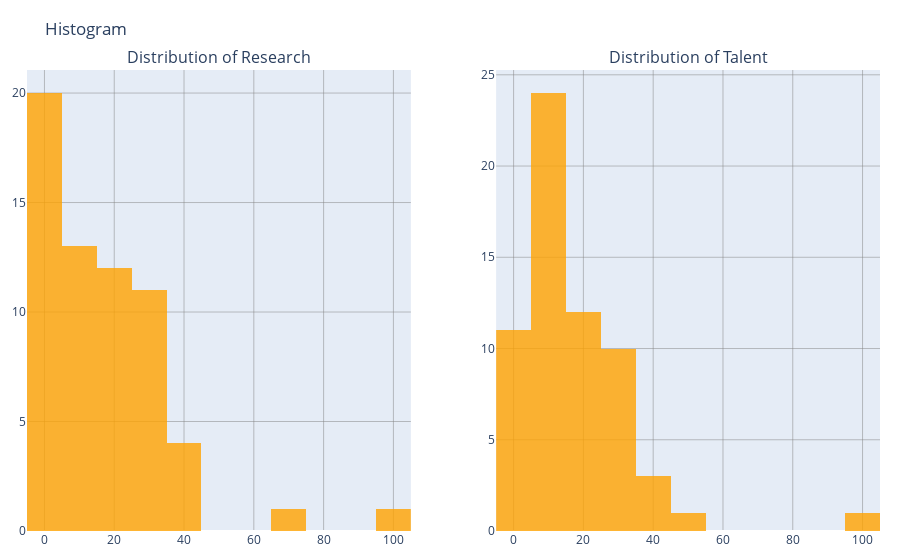

Notebook code cell kept with this figure:
### Code cell
# HISTOGRAM SYNTAX IN PLOTLY

columns = ['Research', 'Talent']

# Create figure with subplots and titles
fig = make_subplots(rows=1, cols=2, subplot_titles=[f'Distribution of {col}' for col in columns])

# Add histogram and KDE traces for each column
for i, col in enumerate(columns):
    fig.add_trace(
        go.Histogram(
            x=df[col],
            nbinsx=20,  # Specify number of bins
            marker_color="#ffa300",
            marker_line_color= '#4a4a4a',
            opacity=0.8,
            name='Histogram'
        ),
        row=1, col=i+1
    )

# Set overall title and axes labels
fig.update_layout(
    title_text='Histogram',
    showlegend=False
)

# Style subplots
fig.update_layout(
    hovermode='x',  # Enable hover interaction
    margin=dict(l=20, r=20, b=20, t=70)
)

# Set minor grid for both subplots
fig.update_xaxes(showgrid=True, gridwidth=0.5, gridcolor="gray")
fig.update_yaxes(showgrid=True, gridwidth=0.5, gridcolor="gray")

fig.show()

### Figure 1 — Plotly figure (JSON) as saved in the notebook; plotly's stock layout.template omitted (floating-point values rounded to 4 significant figures)
{"data": [{"marker": {"color": "#ffa300", "line": {"color": "#4a4a4a"}}, "name": "Histogram", "nbinsx": 20, "opacity": 0.8, "type": "histogram", "x": [100, 71.42, 36.5, 30.67, 32.63, 37.67, 26.66, 25.54, 35.84, 25.48, 32.63, 16.79, 25.21, 26.01, 19.39, 22.51, 18.92, 38.24, 27.61, 31.51, 18.6, 23.56, 11.75, 25.71, 21.18, 13.63, 22.15, 10.6, 19.1, 12.23, 20.3, 14.21, 5.96, 5.13, 8.96, 11.26, 18.29, 3.22, 4.83, 15.12, 2.97, 4.31, 5.57, 8.11, 1.49, 1.25, 11.94, 9.53, 0, 0.73, 2.53, 2.03, 0.98, 3.9, 0.83, 1.46, 0.28, 0.12, 2.08, 0.07, 0.45, 2.17], "xaxis": "x", "yaxis": "y"}, {"marker": {"color": "#ffa300", "line": {"color": "#4a4a4a"}}, "name": "Histogram", "nbinsx": 20, "opacity": 0.8, "type": "histogram", "x": [100, 16.51, 39.65, 31.28, 35.76, 39.38, 14.54, 33.83, 27.63, 28.32, 25.43, 29.93, 24.99, 27.07, 21.66, 15.18, 45.27, 25.63, 28.21, 17.56, 17.61, 16.97, 18.74, 12.34, 27.61, 4.49, 15.17, 14.21, 13.02, 23.3, 11.09, 12.46, 15.87, 2.65, 13.43, 11.11, 18.45, 14.3, 13.46, 7.62, 8.55, 10.34, 10.44, 1.72, 10.56, 8.4, 0, 8.49, 4.97, 7.28, 4.99, 6.34, 5.51, 8.94, 4.61, 3.36, 6.69, 6.27, 1.11, 0.75, 2.74, 8], "xaxis": "x2", "yaxis": "y2"}], "layout": {"annotations": [{"font": {"size": 16}, "showarrow": false, "text": "Distribution of Research", "x": 0.225, "xanchor": "center", "xref": "paper", "y": 1, "yanchor": "bottom", "yref": "paper"}, {"font": {"size": 16}, "showarrow": false, "text": "Distribution of Talent", "x": 0.775, "xanchor": "center", "xref": "paper", "y": 1, "yanchor": "bottom", "yref": "paper"}], "hovermode": "x", "margin": {"b": 20, "l": 20, "r": 20, "t": 70}, "showlegend": false, "title": {"text": "Histogram"}, "xaxis": {"anchor": "y", "domain": [0, 0.45], "gridcolor": "gray", "gridwidth": 0.5, "showgrid": true}, "xaxis2": {"anchor": "y2", "domain": [0.55, 1], "gridcolor": "gray", "gridwidth": 0.5, "showgrid": true}, "yaxis": {"anchor": "x", "domain": [0, 1], "gridcolor": "gray", "gridwidth": 0.5, "showgrid": true}, "yaxis2": {"anchor": "x2", "domain": [0, 1], "gridcolor": "gray", "gridwidth": 0.5, "showgrid": true}}}
